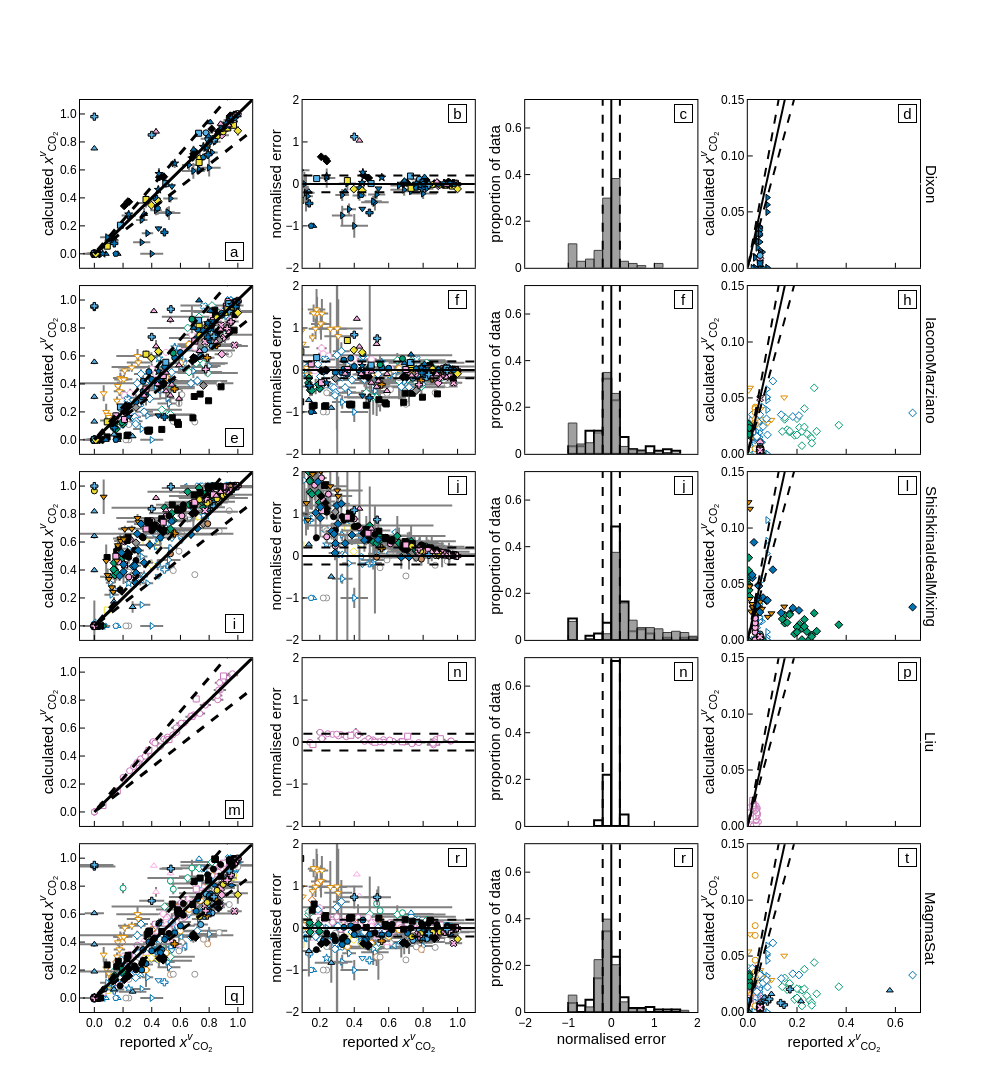

Notebook cell for this chart:
### Markdown cell above
### Calculated xvCO2

### Code cell
max_row = 5
max_col = 4

fig = make_subplots(rows=max_row, cols=max_col,
                   shared_yaxes = False, shared_xaxes = True,
                   vertical_spacing=0.02, horizontal_spacing=0.06)

r=0
for model in ['Dixon','IaconoMarziano','ShishkinaIdealMixing','Liu','MagmaSat']:
    dataset = eval(model)
    r = r+1
    #xH2O
    c = 1
    data = dataset[dataset['calib_'+model]=='Y']
    fig.add_trace(go.Scatter(mode = "markers", x=data['XCO2f'], y=data['xgCO2 model'], showlegend=False,
                            error_x=dict(type='data', array=data['XCO2f sd'],visible=True,width=0,color='grey'),
                            error_y=dict(type='data', array=data["xgCO2 sd model"],visible=True,width=0,color='grey'),
                            marker=dict(symbol=data["Symbol"], color='white', line_color=data['Colour'], size=6., line_width=1)), row = r, col = c)
    data = dataset[dataset['calib_'+model]=='N']
    fig.add_trace(go.Scatter(mode = "markers", x=data['XCO2f'], y=data['xgCO2 model'], showlegend=False,
                            error_x=dict(type='data', array=data['XCO2f sd'],visible=True,width=0,color='grey'),
                            error_y=dict(type='data', array=data["xgCO2 sd model"],visible=True,width=0,color='grey'),
                            marker=dict(symbol=data["Symbol"], color=data['Colour'], line_color="black", size=6., line_width=1)), row = r, col = c)
    fig.add_trace(go.Scatter(mode="lines", x=[0,10000], y = [0,10000], 
                            showlegend=False,line_color = 'black',line_width=3.), row = r, col = c)
    fig.add_trace(go.Scatter(mode="lines", x=[10000,0,10000], y = [8000,0,12000], 
                            showlegend=False,line_color = 'black',line_width=3.,line_dash='dash'), row = r, col = c)
    fig.update_yaxes(range = [-0.1,1.1], dtick = 0.2, tickformat='.1f', title = 'calculated <i>x<sup>v</sup></i><sub>CO<sub>2</sub><sub>', row = r, col = c)
    fig.update_xaxes(range = [-0.1,1.1], dtick = 0.2, tickformat='.1f', row = r, col = c)
    fig.update_xaxes(title = 'reported <i>x<sup>v</sup></i><sub>CO<sub>2</sub><sub>', row = 5, col = c)
    fig.add_annotation(x=500, y=1800,text="a",showarrow=False, bordercolor = "black", bgcolor="white",
                    width=15, height=15,font=dict(color="black",size=15),textangle=0,  row = r, col = c)

    # difference
    c = 2
    data = dataset[dataset['calib_'+model]=='Y']
    fig.add_trace(go.Scatter(mode = "markers", x=data['XCO2f'], y=((data['xgCO2 model']-data['XCO2f'])/data['XCO2f']), showlegend=False,
                            error_x=dict(type='data', array=data['XCO2f sd'],visible=True,width=0,color='grey'),
                            error_y=dict(type='data', array=((((((data["XCO2f sd"]**2.+data["xgCO2 sd model"]**2.)**0.5)/(data['xgCO2 model']-data['XH2Of']))**2.+(data["XCO2f sd"]/data['XCO2f'])**2.)**0.5)*((data['xgCO2 model']-data['XCO2f'])/data['XCO2f'])),visible=True,width=0,color='grey'),
                            marker=dict(symbol=data["Symbol"], color='white', line_color=data['Colour'], size=6., line_width=1)), row = r, col = c)
    data = dataset[dataset['calib_'+model]=='N']
    fig.add_trace(go.Scatter(mode = "markers", x=data['XCO2f'], y=((data['xgCO2 model']-data['XCO2f'])/data['XCO2f']), showlegend=False,
                            error_x=dict(type='data', array=data['XCO2f sd'],visible=True,width=0,color='grey'),
                            error_y=dict(type='data', array=((((((data["XCO2f sd"]**2.+data["xgCO2 sd model"]**2.)**0.5)/(data['xgCO2 model']-data['XCO2f']))**2.+(data["XCO2f sd"]/data['XCO2f'])**2.)**0.5)*((data['xgCO2 model']-data['XCO2f'])/data['XCO2f'])),visible=True,width=0,color='grey'),
                            marker=dict(symbol=data["Symbol"], color=data['Colour'], line_color="black", size=6., line_width=1)), row = r, col = c)
    fig.add_trace(go.Scatter(mode="lines", x=[0,10000], y = [0,0], 
                            showlegend=False,line_color = 'black',line_width=2.), row = r, col = c)
    fig.add_trace(go.Scatter(mode="lines", x=[0,10000], y = [0.2,0.2], 
                            showlegend=False,line_color = 'black',line_width=2.,line_dash='dash'), row = r, col = c)
    fig.add_trace(go.Scatter(mode="lines", x=[0,10000], y = [-0.2,-0.2], 
                            showlegend=False,line_color = 'black',line_width=2.,line_dash='dash'), row = r, col = c)
    fig.update_yaxes(range = [-2,2], dtick = 1, title = 'normalised error',  row = r, col = c)
    fig.update_xaxes(range = [0.1,1.1], tickformat='.1f', dtick = 0.2, row = r, col = c)
    fig.update_xaxes(title = 'reported <i>x<sup>v</sup></i><sub>CO<sub>2</sub><sub>', row = 5, col = c)
    fig.add_annotation(x=500, y=1800,text="a",showarrow=False, bordercolor = "black", bgcolor="white",
                    width=15, height=15,font=dict(color="black",size=15),textangle=0,  row = r, col = c)
    #histogram
    c=3
    fig.add_trace(go.Scatter(mode="lines", x=[0,0], y = [0,1], 
                            showlegend=False,line_color = 'black',line_width=2.), row = r, col = c)
    fig.add_trace(go.Scatter(mode="lines", x=[0.2,0.2], y = [0,1], 
                            showlegend=False,line_color = 'black',line_width=2.,line_dash='dash'), row = r, col = c)
    fig.add_trace(go.Scatter(mode="lines", x=[-0.2,-0.2], y = [0,1], 
                            showlegend=False,line_color = 'black',line_width=2.,line_dash='dash'), row = r, col = c)
    data = dataset[dataset['calib_'+model]=='N']
    hist = (data['xgCO2 model']-data['XCO2f'])/data['XCO2f']
    trace2 = go.Histogram(x=hist, histnorm = 'probability', xbins=dict(start=-2, end=2, size=0.2), marker_color='grey',  marker_opacity = 0.75, marker_line_color='black', marker_line_width=1.)
    data = dataset[dataset['calib_'+model]=='Y']
    hist = (data['xgCO2 model']-data['XCO2f'])/data['XCO2f']
    trace1 = go.Histogram(x=hist, histnorm = 'probability', xbins=dict(start=-2, end=2, size=0.2), marker_color='white', marker_line_color='black', marker_line_width=2.)
    fig.add_trace(trace1, r,c)
    fig.add_trace(trace2, r,c)
    fig.update_layout(barmode='overlay')
    fig.update_xaxes(range=(-2,2), row=r, col=c)
    fig.update_xaxes(title = 'normalised error', row=5, col=c)
    fig.update_yaxes(range=(0,0.72), title='proportion of data', row=r, col=c)

    # uncertainty
    c = 4
    data = dataset[dataset['calib_'+model]=='Y']
    fig.add_trace(go.Scatter(mode = "markers", x=data['XCO2f sd'], y=data['xgCO2 sd model'], showlegend=False,
                                marker=dict(symbol=data["Symbol"], color='white', line_color=data['Colour'], size=6., line_width=1)), row = r, col = c)
    data = dataset[dataset['calib_'+model]=='N']
    fig.add_trace(go.Scatter(mode = "markers", x=data['XCO2f sd'], y=data['xgCO2 sd model'], showlegend=False,
                                marker=dict(symbol=data["Symbol"], color=data['Colour'], line_color="black", size=6., line_width=1)), row = r, col = c)
    fig.add_trace(go.Scatter(mode="lines", x=[0,2], y = [0,2], 
                                showlegend=False,line_color = 'black',line_width=2.), row = r, col = c)
    fig.add_trace(go.Scatter(mode="lines", x=[2,0,2], y = [2.4,0,1.6], 
                                showlegend=False,line_color = 'black',line_width=2.,line_dash='dash'), row = r, col = c)
    fig.update_yaxes(range = [0,0.15], dtick = 0.05, tickformat='.2f', title = 'calculated <i>x<sup>v</sup></i><sub>CO<sub>2</sub><sub>', row = r, col = c)
    fig.update_xaxes(range = [0,0.7], dtick = 0.2, tickformat='.1f', row = r, col = c)
    fig.update_xaxes(title = 'reported <i>x<sup>v</sup></i><sub>CO<sub>2</sub><sub>', row = 5, col = c)

    fig.add_annotation(x=0.7, y=0.075, ax=11, ay=0,text=model,showarrow=True, arrowcolor='white',
               font=dict(color="black",size=15),textangle=90,  row = r, col = 4)
        
r=0    
for x in ['a','e','i','m','q']:
    r=r+1
    fig.add_annotation(x=0.98, y=0.02,text=x,showarrow=False, bordercolor = "black", bgcolor="white",
                    width=15, height=15,font=dict(color="black",size=15),textangle=0,  row = r, col = 1)
r=0    
for x in ['b','f','j','n','r']:
    r=r+1
    fig.add_annotation(x=1., y=(4*0.92)-2,text=x,showarrow=False, bordercolor = "black", bgcolor="white",
                    width=15, height=15,font=dict(color="black",size=15),textangle=0,  row = r, col = 2)
r=0    
for x in ['c','f','j','n','r']:
    r=r+1
    fig.add_annotation(x=(4*0.92)-2, y=0.72*0.92,text=x,showarrow=False, bordercolor = "black", bgcolor="white",
                    width=15, height=15,font=dict(color="black",size=15),textangle=0,  row = r, col = 3)
r=0  
for x in ['d','h','l','p','t']:
    r=r+1
    fig.add_annotation(x=0.65, y=0.15*0.92,text=x,showarrow=False, bordercolor = "black", bgcolor="white",
                    width=15, height=15,font=dict(color="black",size=15),textangle=0,  row = r, col = 4)

fig.update_layout(height=1200, width=1000, plot_bgcolor='rgb(255,255,255)' , showlegend = False)

fig.update_xaxes(showline=True, linewidth=1, linecolor='black', mirror=True, 
                 ticks="inside", ticklen=5, title_standoff = 0, tickcolor="black",
                 title_font=dict(size=15, family='Helvetica', color='black'), 
                 tickfont=dict(family='Helvetica', color='black', size=12))
fig.update_yaxes(showline=True, linewidth=1, linecolor='black', mirror=True, 
                 ticks="inside", ticklen=5, title_standoff = 0, tickcolor="black",
                title_font=dict(size=15, family='Helvetica', color='black'), 
                 tickfont=dict(family='Helvetica', color='black', size=12))

fig.update_layout(font_family="Helvetica",font_color="black")

fig.show()
